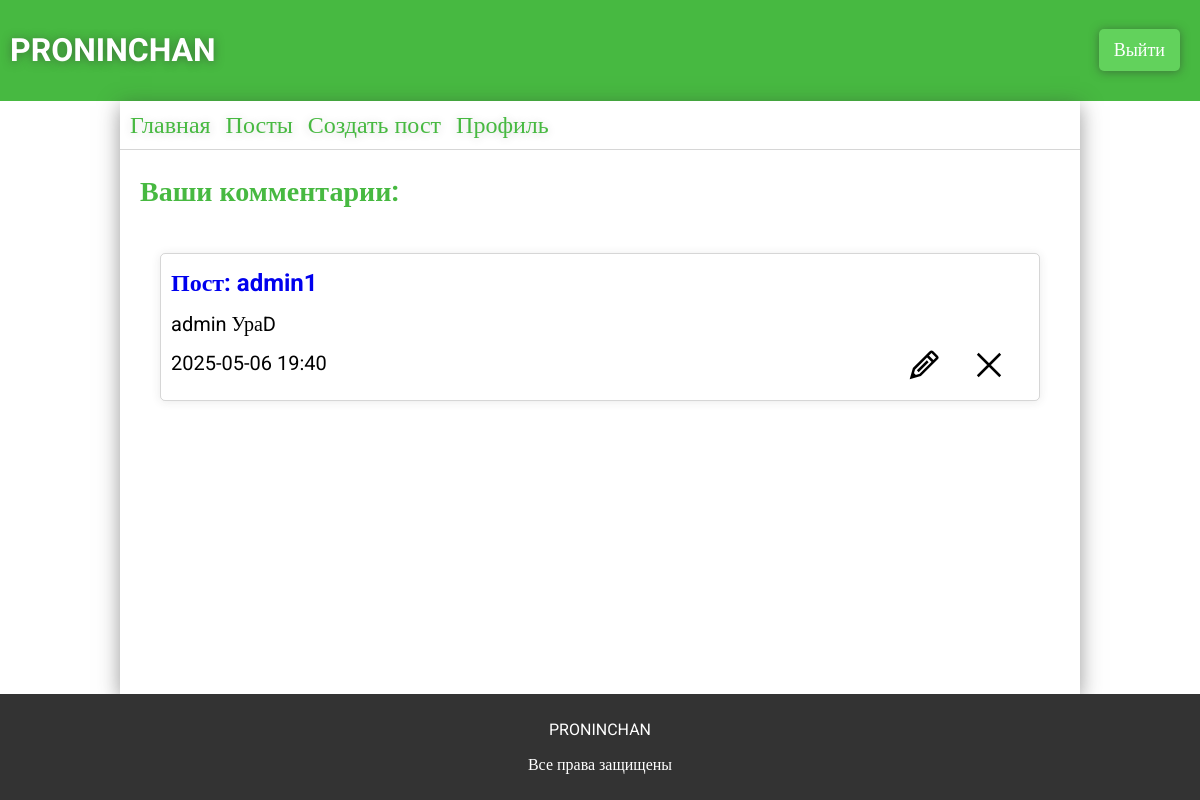
The app's page /user_comments (signed in) with its own data.
### app.py (models this page shows)
class ForumComments(db.Model):
    __tablename__ = 'forum_comments'
    id = db.Column(db.Integer, primary_key=True)
    user_id = db.Column(db.Integer, db.ForeignKey('users.id'), nullable=False)
    text = db.Column(db.Text, nullable=False)
    created_at = db.Column(db.DateTime, default=datetime.now)
    post_id = db.Column(db.Integer, db.ForeignKey('forum_posts.id'), nullable=False)
    user = db.relationship("Users", backref="comments")
    post = db.relationship('ForumPosts', backref='comments')

class ForumPosts(db.Model):
    __tablename__ = 'forum_posts'
    id = db.Column(db.Integer, primary_key=True)
    user_id = db.Column(db.Integer, db.ForeignKey('users.id'), nullable=False)
    theme = db.Column(db.String(124), nullable=False)
    text = db.Column(db.Text, nullable=False)
    section_id = db.Column(db.Integer, db.ForeignKey('forum_sections.id'), nullable=False)
    category_id = db.Column(db.Integer, db.ForeignKey('forum_categories.id'), nullable=False)
    created_at = db.Column(db.DateTime, default=datetime.now)
    user = db.relationship("Users", backref="posts")
    sections = db.relationship("ForumSections")
    categories = db.relationship("ForumCategory")
    all_comments = db.relationship("ForumComments", backref="forum_post", cascade="all, delete-orphan")

### app.py (the view)
@app.route('/user_comments')
def user_comments():
    if 'user' in session:
        try:
            access = (Users.query.filter_by(id=session['user']).first()).access
        except:
            return redirect(url_for('logout'))
        user_comments = ForumComments.query.filter_by(user_id=session['user']).order_by(ForumComments.created_at.desc()).all()
        return render_template('user_comments.html', comments=user_comments, access=access)
    return render_template('profile.html')

### templates/user_comments.html (shortened to what this page needs)
{% extends 'base.html' %}
{% block main %}
<link rel="stylesheet" href="{{ url_for('static', filename='css/profile.css') }}">
{% if session['user'] %}
<div class="commentsposts">
    <p>Ваши комментарии:</p>
    <div class="commentsposts-container">
        {% for comment in comments %}
        <div class="commentsposts-container-post" id="comment-{{comment.id}}">
            <div class="commentsposts-container-post-edit">
                <img src="../static/img/Edit.svg" alt="" class="edit-comment" id="comment-{{comment.id}}" data-comment-id="{{comment.id}}">
                <img src="../static/img/Close.svg" alt="" class="delete-comment" data-comment-id="{{comment.id}}">
            </div>
            <a href="{{url_for('post', post=comment.post_id)}}">Пост: {{comment.post.theme}}</a>
            <p class="comment-text" data-text="{{comment.text}}">{{comment.text | truncate(100, True, '...')}}</p>
            <p class="comment-created">{{comment.created_at.strftime('%Y-%m-%d %H:%M')}}</p>
        </div>
        {% endfor %}
    </div>
</div>
{% else %}
    <div class="login">
        <h2>Войдите в аккаунт</h2>
    </div>
{% endif %}
{% endblock %}

### static/css/base.css (style rules this page uses)
* { font-family: "Roboto"; }
body { margin: 0; padding: 0; display: flex; flex-direction: column; min-height: 100vh; }

### static/css/profile.css (style rules this page uses)
.commentsposts { padding: 20px; font-size: 20px; }
.commentsposts p:first-child { color: #47b941; font-weight: bolder; font-size: 28px; margin: 15px 0; margin-top: 5px; }
.commentsposts .commentsposts-container { padding: 20px; }
.commentsposts .commentsposts-container .commentsposts-container-post { position: relative; border-radius: 5px; box-shadow: 0 1px 10px rgba(51, 51, 51, 0.1); border: 1px solid rgba(51, 51, 51, 0.2); padding: 10px; padding-top: 15px; margin: 10px 0; }
.commentsposts .commentsposts-container .commentsposts-container-post a { text-decoration: none; font-weight: bolder; font-size: 24px; margin: 15px 0; }
.commentsposts .commentsposts-container .commentsposts-container-post p { margin: 15px 0; }
.commentsposts .commentsposts-container .commentsposts-container-post .commentsposts-container-post-edit { position: absolute; right: 20px; bottom: 0; }
.commentsposts .commentsposts-container .commentsposts-container-post .commentsposts-container-post-edit img { width: 30px; margin: 15px 15px; transition: 0.2s ease; }

### records on screen
ForumComments: post.theme "admin1", text "admin УраD", created_at "2025-05-06 19:40"
